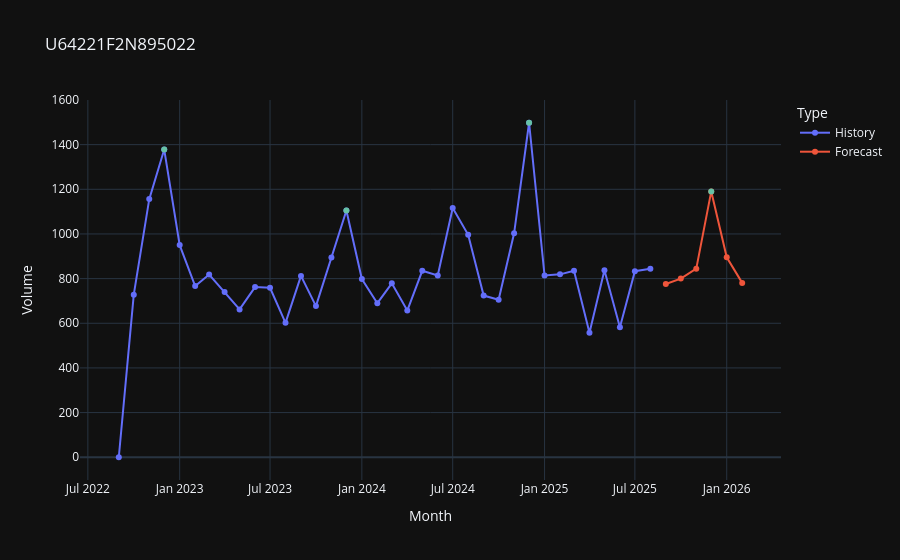

Notebook source saved alongside this figure:
### Code cell
sn_value = 'U64221F2N895022'

fig = px.line(final_df[final_df['Serial Number']==f'{sn_value}'], 
              x = 'Month',
              y = 'Volume',
              color = 'Type',
              markers = 'circle',
              title = f'{sn_value}',
              template = 'plotly_dark')

fig2 = px.scatter(final_df[(final_df['Serial Number']==f'{sn_value}')&(final_df['Month'].astype(str).str.contains('-12-'))], 
              x = 'Month',
              y = 'Volume',
            #   color = 'Type',
             color_discrete_sequence=px.colors.qualitative.Set2,
              title = f'{sn_value}',
              template = 'plotly_dark')

fig.add_trace(fig2.data[0])

fig.show()

### Figure 1 — Plotly figure (JSON) as saved in the notebook; plotly's stock layout.template omitted (floating-point values rounded to 4 significant figures)
{"data": [{"hovertemplate": "Type=History<br>Month=%{x}<br>Volume=%{y}<extra></extra>", "legendgroup": "History", "line": {"color": "#636efa", "dash": "solid"}, "marker": {"symbol": "circle"}, "mode": "lines+markers", "name": "History", "orientation": "v", "showlegend": true, "type": "scatter", "x": ["2022-09-01T00:00:00.000000000", "2022-10-01T00:00:00.000000000", "2022-11-01T00:00:00.000000000", "2022-12-01T00:00:00.000000000", "2023-01-01T00:00:00.000000000", "2023-02-01T00:00:00.000000000", "2023-03-01T00:00:00.000000000", "2023-04-01T00:00:00.000000000", "2023-05-01T00:00:00.000000000", "2023-06-01T00:00:00.000000000", "2023-07-01T00:00:00.000000000", "2023-08-01T00:00:00.000000000", "2023-09-01T00:00:00.000000000", "2023-10-01T00:00:00.000000000", "2023-11-01T00:00:00.000000000", "2023-12-01T00:00:00.000000000", "2024-01-01T00:00:00.000000000", "2024-02-01T00:00:00.000000000", "2024-03-01T00:00:00.000000000", "2024-04-01T00:00:00.000000000", "2024-05-01T00:00:00.000000000", "2024-06-01T00:00:00.000000000", "2024-07-01T00:00:00.000000000", "2024-08-01T00:00:00.000000000", "2024-09-01T00:00:00.000000000", "2024-10-01T00:00:00.000000000", "2024-11-01T00:00:00.000000000", "2024-12-01T00:00:00.000000000", "2025-01-01T00:00:00.000000000", "2025-02-01T00:00:00.000000000", "2025-03-01T00:00:00.000000000", "2025-04-01T00:00:00.000000000", "2025-05-01T00:00:00.000000000", "2025-06-01T00:00:00.000000000", "2025-07-01T00:00:00.000000000", "2025-08-01T00:00:00.000000000"], "xaxis": "x", "y": [0.0, 728.0, 1156.0, 1378.0, 950.0, 767.0, 818.0, 740.0, 662.0, 762.0, 759.0, 602.0, 812.0, 677.0, 894.0, 1105.0, 798.0, 690.0, 779.0, 657.0, 835.0, 814.0, 1116.0, 996.0, 724.0, 705.0, 1003.0, 1498.0, 814.0, 819.0, 835.0, 558.0, 837.0, 582.0, 833.0, 844.0], "yaxis": "y"}, {"hovertemplate": "Type=Forecast<br>Month=%{x}<br>Volume=%{y}<extra></extra>", "legendgroup": "Forecast", "line": {"color": "#EF553B", "dash": "solid"}, "marker": {"symbol": "circle"}, "mode": "lines+markers", "name": "Forecast", "orientation": "v", "showlegend": true, "type": "scatter", "x": ["2025-09-01T00:00:00.000000000", "2025-10-01T00:00:00.000000000", "2025-11-01T00:00:00.000000000", "2025-12-01T00:00:00.000000000", "2026-01-01T00:00:00.000000000", "2026-02-01T00:00:00.000000000"], "xaxis": "x", "y": [775.7, 800.0, 844.5, 1191.0, 895.3, 780.9], "yaxis": "y"}, {"hovertemplate": "Month=%{x}<br>Volume=%{y}<extra></extra>", "legendgroup": "", "marker": {"color": "rgb(102,194,165)", "symbol": "circle"}, "mode": "markers", "name": "", "orientation": "v", "showlegend": false, "type": "scatter", "x": ["2022-12-01T00:00:00.000000000", "2023-12-01T00:00:00.000000000", "2024-12-01T00:00:00.000000000", "2025-12-01T00:00:00.000000000"], "xaxis": "x", "y": [1378.0, 1105.0, 1498.0, 1191.0], "yaxis": "y"}], "layout": {"legend": {"title": {"text": "Type"}, "tracegroupgap": 0}, "title": {"text": "U64221F2N895022"}, "xaxis": {"anchor": "y", "domain": [0, 1], "title": {"text": "Month"}}, "yaxis": {"anchor": "x", "domain": [0, 1], "title": {"text": "Volume"}}}}
